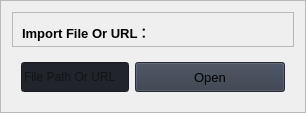
                        <widget class="QFrame" name="URL_InputFrame">
                         <property name="sizePolicy">
                          <sizepolicy hsizetype="Expanding" vsizetype="Maximum">
                           <horstretch>0</horstretch>
                           <verstretch>0</verstretch>
                          </sizepolicy>
                         </property>
                         <property name="frameShape">
                          <enum>QFrame::StyledPanel</enum>
                         </property>
                         <property name="frameShadow">
                          <enum>QFrame::Raised</enum>
                         </property>
                         <layout class="QVBoxLayout" name="verticalLayout_16">
                          <item>
                           <widget class="QFrame" name="frame_title_wid_2">
                            <property name="maximumSize">
                             <size>
                              <width>16777215</width>
                              <height>35</height>
                             </size>
                            </property>
                            <property name="frameShape">
                             <enum>QFrame::StyledPanel</enum>
                            </property>
                            <property name="frameShadow">
                             <enum>QFrame::Raised</enum>
                            </property>
                            <layout class="QVBoxLayout" name="verticalLayout_18">
                             <item>
                              <widget class="QLabel" name="labelBoxBlenderInstalation">
                               <property name="sizePolicy">
                                <sizepolicy hsizetype="Preferred" vsizetype="Preferred">
                                 <horstretch>0</horstretch>
                                 <verstretch>0</verstretch>
                                </sizepolicy>
                               </property>
                               <property name="minimumSize">
                                <size>
                                 <width>0</width>
                                 <height>20</height>
                                </size>
                               </property>
                               <property name="font">
                                <font>
                                 <family>Segoe UI</family>
                                 <pointsize>10</pointsize>
                                 <italic>false</italic>
                                 <bold>false</bold>
                                </font>
                               </property>
                               <property name="styleSheet">
                                <string notr="true"/>
                               </property>
                               <property name="text">
                                <string>&lt;html&gt;&lt;head/&gt;&lt;body&gt;&lt;p&gt;&lt;span style=&quot; font-weight:600;&quot;&gt;Import File Or URL：&lt;/span&gt;&lt;/p&gt;&lt;/body&gt;&lt;/html&gt;</string>
                               </property>
                              </widget>
                             </item>
                            </layout>
                           </widget>
                          </item>
                          <item>
                           <widget class="QFrame" name="frame_content_wid_2">
                            <property name="sizePolicy">
                             <sizepolicy hsizetype="Preferred" vsizetype="Maximum">
                              <horstretch>0</horstretch>
                              <verstretch>0</verstretch>
                             </sizepolicy>
                            </property>
                            <property name="frameShape">
                             <enum>QFrame::NoFrame</enum>
                            </property>
                            <property name="frameShadow">
                             <enum>QFrame::Raised</enum>
                            </property>
                            <layout class="QHBoxLayout" name="horizontalLayout_9">
                             <item>
                              <layout class="QGridLayout" name="gridLayout">
                               <property name="bottomMargin">
                                <number>0</number>
                               </property>
                               <item row="1" column="1">
                                <widget class="QPushButton" name="URL_Input_btn">
                                 <property name="sizePolicy">
                                  <sizepolicy hsizetype="Maximum" vsizetype="Fixed">
                                   <horstretch>0</horstretch>
                                   <verstretch>0</verstretch>
                                  </sizepolicy>
                                 </property>
                                 <property name="minimumSize">
                                  <size>
                                   <width>150</width>
                                   <height>30</height>
                                  </size>
                                 </property>
                                 <property name="font">
                                  <font>
                                   <family>Segoe UI</family>
                                   <pointsize>10</pointsize>
                                   <italic>false</italic>
                                   <bold>false</bold>
                                  </font>
                                 </property>
                                 <property name="cursor">
                                  <cursorShape>PointingHandCursor</cursorShape>
                                 </property>
                                 <property name="styleSheet">
                                  <string notr="true">background-color: rgb(52, 59, 72);</string>
                                 </property>
                                 <property name="text">
                                  <string>Open</string>
                                 </property>
                                 <property name="icon">
                                  <iconset>
                                   <normaloff>:/icons/images/icons/cil-folder-open.png</normaloff>:/icons/images/icons/cil-folder-open.png</iconset>
                                 </property>
                                </widget>
                               </item>
                               <item row="1" column="0">
                                <widget class="QLineEdit" name="URL_Input_textedit">
                                 <property name="minimumSize">
                                  <size>
                                   <width>0</width>
                                   <height>30</height>
                                  </size>
                                 </property>
                                 <property name="styleSheet">
                                  <string notr="true">background-color: rgb(33, 37, 43);</string>
                                 </property>
                                 <property name="text">
                                  <string/>
                                 </property>
                                 <property name="placeholderText">
                                  <string>File Path Or URL</string>
                                 </property>
                                </widget>
                               </item>
                              </layout>
                             </item>
                            </layout>
                           </widget>
                          </item>
                         </layout>
                        </widget>
